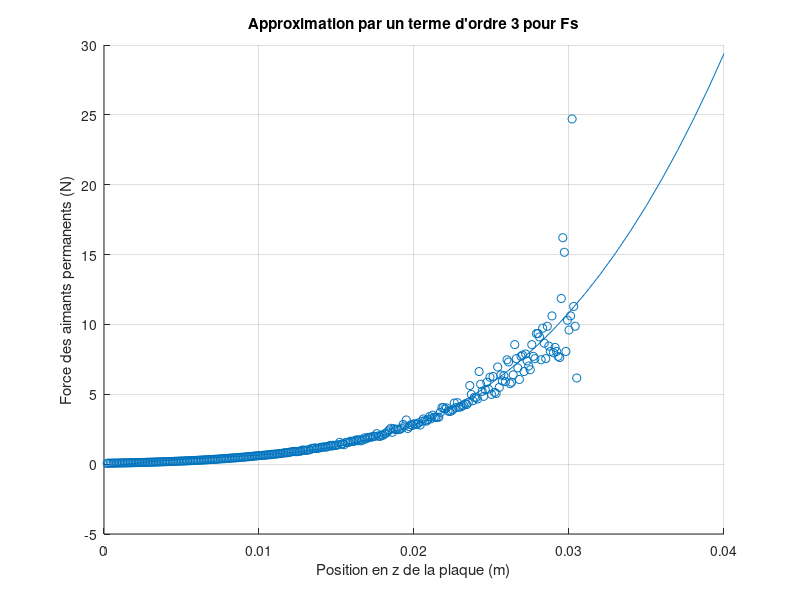

Here is the MATLAB script that generated this plot:
clc
close all
clear all
load('Fs.mat')

%% Approximation de la force des aimants permanents

% variables
num = -1;
y = num./Fs
z_pos;
dx = [0:0.001:0.04];

% composition de la matrice p
phi(:,1) = ones(size(y));
phi(:,2) = z_pos;
phi(:,3) = z_pos.^2;
phi(:,4) = z_pos.^3;

p = [phi(:,1), phi(:,2),phi(:,3), phi(:,4)];


a = pinv(p)*y;
gx = a(1) + a(2)*dx + a(3)*dx.^2 + a(4)*dx.^3; 
gx1 = a(1) + a(2)*z_pos + a(3)*z_pos.^2 + a(4)*z_pos.^3;

% Graphique de l'approximation
figure(1);
scatter(z_pos,y);
hold on;
plot(dx,gx);
title('Approximation par un terme d''ordre 3 pour Fs');
xlabel('Position en z de la plaque (m)');
ylabel('Force des aimants permanents (N)');
grid on;

% RMS, E, R
ym = mean(y);
E = (gx1-y)'*(gx1-y)
RMS = rms(gx1-y)
R = ((gx1-ym)'*(gx1-ym))./((y-ym)'*(y-ym))

% Coefficients
disp('Les coefficients pour Fs')
disp(['as0: ' num2str(a(1)) '  as1: ' num2str(a(2))  '  as3: ' num2str(a(3)) '  as4:' num2str(a(4))])
